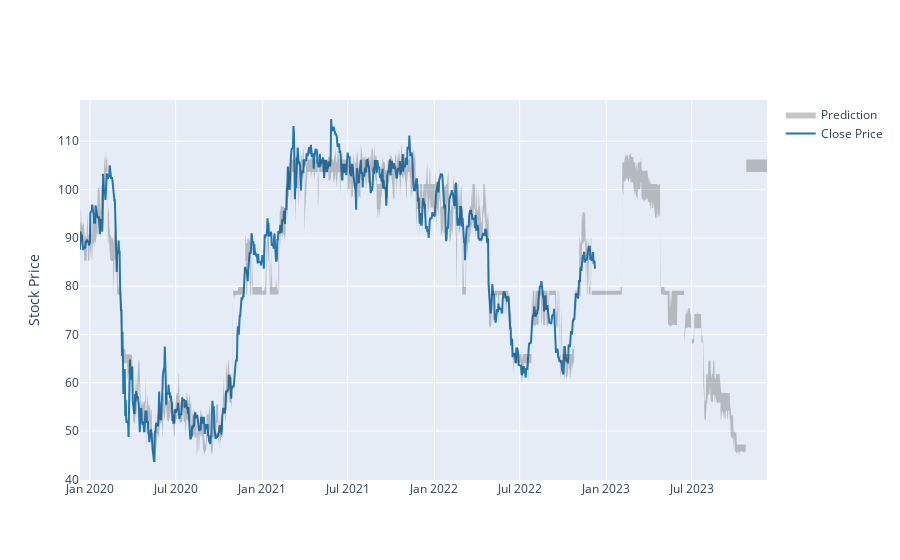

Notebook cell for this chart:
### Code cell
import plotly.graph_objs as go

ticker = "GE"

model_df = ticker_regression.retrieve_single_ticker_model_results_from_mongo(ticker)

fig = go.Figure([
    go.Scatter(
        name='Close Price',
        x=model_df['Date'],
        y=model_df['Close'],
        mode='lines',
        line=dict(color='rgb(31, 119, 180)'),
    ),
    go.Scatter(
        name='Prediction',
        x=model_df['Date'],
        y=model_df['prediction_upper'],
        mode='lines',
        marker=dict(color="#444"),
        line=dict(width=0),
        showlegend=False
    ),
    go.Scatter(
        name='Prediction',
        x=model_df['Date'],
        y=model_df['prediction_lower'],
        marker=dict(color="#444"),
        line=dict(width=0),
        mode='lines',
        fillcolor='rgba(68, 68, 68, 0.3)',
        fill='tonexty',
        showlegend=True
    )
])
fig.update_layout(
    yaxis_title='Stock Price',
    hovermode="x"
)
fig.show()

### Figure 1 — Plotly figure (JSON) as saved in the notebook; plotly's stock layout.template omitted (floating-point values rounded to 4 significant figures; data arrays with more than 128 entries replaced by an {"elided": "..."} marker saying what was removed)
{"data": [{"line": {"color": "rgb(31, 119, 180)"}, "mode": "lines", "name": "Close Price", "type": "scatter", "x": {"elided": "1459 str values"}, "y": {"elided": "1459 float values"}}, {"line": {"width": 0}, "marker": {"color": "#444"}, "mode": "lines", "name": "Prediction", "showlegend": false, "type": "scatter", "x": {"elided": "1459 str values"}, "y": {"elided": "1459 float values"}}, {"fill": "tonexty", "fillcolor": "rgba(68, 68, 68, 0.3)", "line": {"width": 0}, "marker": {"color": "#444"}, "mode": "lines", "name": "Prediction", "showlegend": true, "type": "scatter", "x": {"elided": "1459 str values"}, "y": {"elided": "1459 float values"}}], "layout": {"hovermode": "x", "yaxis": {"title": {"text": "Stock Price"}}}}
